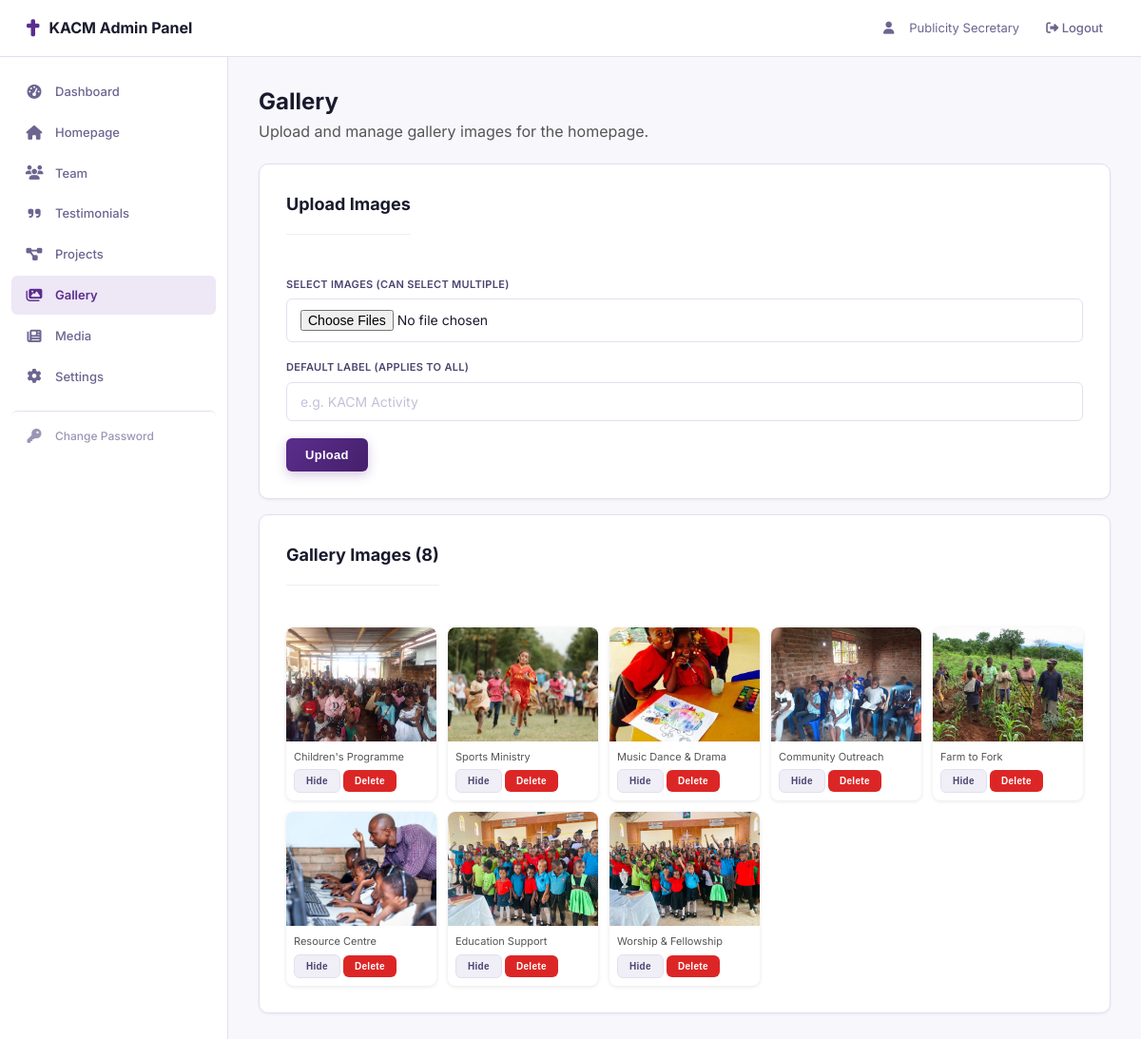
The page /admin/gallery.php (signed in) on the database its author committed.
### tables this page shows
CREATE TABLE gallery (
    id INT AUTO_INCREMENT PRIMARY KEY,
    filename VARCHAR(255) NOT NULL,
    alt_text VARCHAR(255) DEFAULT '',
    label VARCHAR(255) DEFAULT '',
    display_order INT DEFAULT 0,
    visible TINYINT(1) DEFAULT 1
);

### admin/gallery.php (the view, shortened to what this page needs)
<?php
require_once 'header.php';
$db = getDB();
$images = $db->query('SELECT * FROM gallery ORDER BY display_order ASC, id DESC')->fetchAll();
?>
<h2>Gallery</h2>
<p style="color:#555; margin-bottom:20px;">Upload and manage gallery images for the homepage.</p>
<div class="card">
  <div class="page-header"><h2>Upload Images</h2></div>
  <form method="POST" enctype="multipart/form-data">
    <div class="form-group">
      <label>Select Images (can select multiple)</label>
      <input type="file" name="images[]" accept="image/*" multiple required>
    </div>
    <div class="form-group">
      <label>Default Label (applies to all)</label>
      <input type="text" name="label" placeholder="e.g. KACM Activity">
    </div>
    <button type="submit" class="btn btn-primary">Upload</button>
  </form>
</div>
<div class="card">
  <div class="page-header"><h2>Gallery Images (<?= count($images) ?>)</h2></div>
  <div style="display:grid; grid-template-columns:repeat(auto-fill,minmax(150px,1fr)); gap:12px;">
    <?php foreach ($images as $img): ?>
    <div style="background:#fff; border-radius:8px; overflow:hidden; box-shadow:0 1px 4px rgba(0,0,0,0.1);">
      <img src="uploads/gallery/<?= htmlspecialchars($img['filename']) ?>" alt="<?= htmlspecialchars($img['alt_text']) ?>" style="width:100%; height:120px; object-fit:cover; display:block;">
      <div style="padding:8px; font-size:11px; color:#555;">
        <div><?= htmlspecialchars($img['label']) ?></div>
        <div style="margin-top:4px;">
          <form method="POST" style="display:inline"><button type="submit" class="btn btn-sm btn-secondary" style="font-size:10px;"><?= $img['visible'] ? 'Hide' : 'Show' ?></button></form>
          <form method="POST" style="display:inline" onsubmit="return confirm('Remove?')"><button type="submit" class="btn btn-sm btn-danger" style="font-size:10px;">Delete</button></form>
        </div>
      </div>
    </div>
    <?php endforeach; ?>
  </div>
</div>
<?php require_once 'footer.php'; ?>

### admin/header.php (shortened to what this page needs)
<?php
$currentPage = basename($_SERVER['PHP_SELF']);
?>
<!DOCTYPE html>
<html lang="en">
<head>
  <link rel="stylesheet" href="https://cdnjs.cloudflare.com/ajax/libs/font-awesome/6.5.1/css/all.min.css">
  <link rel="stylesheet" href="css/admin.css">
</head>
<body>
  <div class="admin-header">
    <h1><i class="fas fa-cross"></i> KACM Admin Panel</h1>
    <div class="admin-user">
      <i class="fas fa-user"></i> <?= htmlspecialchars($_SESSION['display_name']) ?>
      <a href="logout.php"><i class="fas fa-sign-out-alt"></i> Logout</a>
    </div>
  </div>
  <div class="admin-container">
    <nav class="admin-sidebar">
      <a href="dashboard.php" class="<?= $currentPage === 'dashboard.php' ? 'active' : '' ?>"><i class="fas fa-tachometer-alt"></i> <span>Dashboard</span></a>
      <a href="homepage.php" class="<?= $currentPage === 'homepage.php' ? 'active' : '' ?>"><i class="fas fa-home"></i> <span>Homepage</span></a>
      <a href="team.php" class="<?= $currentPage === 'team.php' ? 'active' : '' ?>"><i class="fas fa-users"></i> <span>Team</span></a>
      <a href="testimonials.php" class="<?= $currentPage === 'testimonials.php' ? 'active' : '' ?>"><i class="fas fa-quote-right"></i> <span>Testimonials</span></a>
      <a href="projects.php" class="<?= $currentPage === 'projects.php' ? 'active' : '' ?>"><i class="fas fa-project-diagram"></i> <span>Projects</span></a>
      <a href="gallery.php" class="<?= $currentPage === 'gallery.php' ? 'active' : '' ?>"><i class="fas fa-images"></i> <span>Gallery</span></a>
      <a href="media.php" class="<?= $currentPage === 'media.php' ? 'active' : '' ?>"><i class="fas fa-newspaper"></i> <span>Media</span></a>
      <a href="settings.php" class="<?= $currentPage === 'settings.php' ? 'active' : '' ?>"><i class="fas fa-cog"></i> <span>Settings</span></a>
      <a href="password.php" class="<?= $currentPage === 'password.php' ? 'active' : '' ?>"><i class="fas fa-key"></i> <span>Change Password</span></a>
    </nav>
    <div class="admin-content">

### admin/footer.php
    </div>
  </div>
</body>
</html>

### admin/css/admin.css (style rules this page uses)
* { margin: 0; padding: 0; box-sizing: border-box; }
:root { --primary: #5B2D8E; --primary-dark: #45206B; --primary-light: #7B4DB8; --primary-subtle: #EDE7F6; --secondary: #C9A84C; --secondary-dark: #A88A35; --dark: #1A1A2E; --dark-card: #1e1e3a; --gray-50: #f8f7fc; --gray-100: #f0eef6; --gray-200: #e2dff0; --gray-300: #c5c0d9; --gray-400: #9b95b5; --gray-500: #6b6590; --gray-600: #4b4570; --success: #059669; --danger: #dc2626; --warning: #d97706; --radius: 10px; --radius-sm: 6px; --radius-lg: 16px; --shadow-sm: 0 1px 3px rgba(0,0,0,0.06); --shadow: 0 4px 16px rgba(0,0,0,0.08); --shadow-lg: 0 12px 40px rgba(0,0,0,0.12); --transition: 0.25s cubic-bezier(0.4, 0, 0.2, 1); }
body { font-family: 'Inter', -apple-system, BlinkMacSystemFont, sans-serif; background: var(--gray-50); color: var(--dark); line-height: 1.6; }
a { text-decoration: none; color: var(--primary); }
.form-group { margin-bottom: 18px; }
.form-group label { display: block; font-size: 13px; font-weight: 600; margin-bottom: 6px; color: var(--gray-600); letter-spacing: 0.3px; text-transform: uppercase; font-size: 11px; }
.form-group input, .form-group textarea, .form-group select { width: 100%; padding: 11px 14px; border: 1.5px solid var(--gray-200); border-radius: var(--radius-sm); font-size: 14px; font-family: 'Inter', sans-serif; transition: all var(--transition); background: #fff; color: var(--dark); }
.form-group input::placeholder { color: var(--gray-300); }
.btn { display: inline-flex; align-items: center; gap: 6px; padding: 10px 20px; border-radius: var(--radius-sm); font-size: 13px; font-weight: 600; cursor: pointer; border: none; transition: all var(--transition); letter-spacing: 0.3px; white-space: nowrap; }
.btn-primary { background: linear-gradient(135deg, var(--primary), var(--primary-dark)); color: #fff; box-shadow: 0 4px 12px rgba(91,45,142,0.25); }
.btn-secondary { background: var(--gray-100); color: var(--gray-600); border: 1px solid var(--gray-200); }
.btn-danger { background: var(--danger); color: #fff; }
.btn-sm { padding: 6px 12px; font-size: 12px; }
.admin-header { background: #fff; border-bottom: 1px solid var(--gray-200); padding: 0 28px; height: 60px; display: flex; align-items: center; justify-content: space-between; position: sticky; top: 0; z-index: 100; }
.admin-header h1 { font-family: 'Inter', sans-serif; font-size: 16px; font-weight: 700; color: var(--dark); display: flex; align-items: center; gap: 10px; }
.admin-header h1 i { color: var(--primary); font-size: 18px; }
.admin-header .admin-user { font-size: 13px; color: var(--gray-500); display: flex; align-items: center; gap: 16px; }
.admin-header .admin-user a { color: var(--gray-500); font-weight: 500; padding: 6px 12px; border-radius: var(--radius-sm); transition: all var(--transition); }
.admin-container { display: flex; min-height: calc(100vh - 60px); }
.admin-sidebar { width: 240px; background: #fff; border-right: 1px solid var(--gray-200); padding: 16px 12px; flex-shrink: 0; position: sticky; top: 60px; height: calc(100vh - 60px); overflow-y: auto; }
.admin-sidebar a { display: flex; align-items: center; gap: 12px; padding: 10px 14px; color: var(--gray-500); font-size: 13px; font-weight: 500; border-radius: var(--radius-sm); transition: all var(--transition); margin-bottom: 2px; }
.admin-sidebar a i { width: 20px; text-align: center; font-size: 15px; }
.admin-sidebar a.active { background: var(--primary-subtle); color: var(--primary); font-weight: 600; }
.admin-sidebar a:last-child { margin-top: 16px; padding-top: 16px; border-top: 1px solid var(--gray-200); color: var(--gray-400); font-size: 12px; }
.admin-content { flex: 1; padding: 28px 32px; overflow-y: auto; max-height: calc(100vh - 60px); }
.page-header { display: flex; align-items: center; justify-content: space-between; margin-bottom: 24px; }
.page-header h2 { font-family: 'Inter', sans-serif; font-size: 20px; font-weight: 700; color: var(--dark); display: flex; align-items: center; gap: 10px; }
.card { background: #fff; border-radius: var(--radius); box-shadow: var(--shadow-sm); border: 1px solid var(--gray-200); padding: 28px; margin-bottom: 16px; }
.card h2 { font-family: 'Inter', sans-serif; font-size: 18px; font-weight: 700; margin-bottom: 20px; padding-bottom: 16px; border-bottom: 1px solid var(--gray-100); color: var(--dark); }

### rows shown on the page
gallery: filename (picture), label "Children's Programme", visible "Hide"
gallery: filename (picture), label "Sports Ministry", visible "Hide"
gallery: filename (picture), label "Music Dance & Drama", visible "Hide"
gallery: filename (picture), label "Community Outreach", visible "Hide"
gallery: filename (picture), label "Farm to Fork", visible "Hide"
gallery: filename (picture), label "Resource Centre", visible "Hide"
gallery: filename (picture), label "Education Support", visible "Hide"
gallery: filename (picture), label "Worship & Fellowship", visible "Hide"

### other values the page prints
$_SESSION['display_name'] "Publicity Secretary"
count($images) "8"
